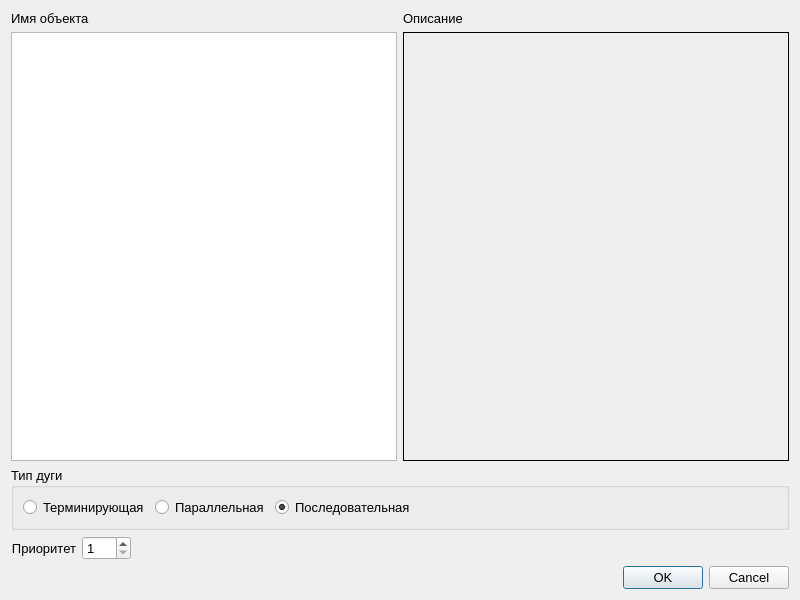
<?xml version="1.0" encoding="UTF-8"?>
<ui version="4.0">
 <class>ArcPropertyDialog</class>
 <widget class="QDialog" name="ArcPropertyDialog">
  <property name="windowModality">
   <enum>Qt::ApplicationModal</enum>
  </property>
  <property name="geometry">
   <rect>
    <x>0</x>
    <y>0</y>
    <width>800</width>
    <height>600</height>
   </rect>
  </property>
  <property name="minimumSize">
   <size>
    <width>400</width>
    <height>300</height>
   </size>
  </property>
  <property name="maximumSize">
   <size>
    <width>800</width>
    <height>600</height>
   </size>
  </property>
  <property name="font">
   <font>
    <pointsize>10</pointsize>
    <kerning>true</kerning>
   </font>
  </property>
  <property name="windowTitle">
   <string>Свойства дуги</string>
  </property>
  <property name="windowIcon">
   <iconset resource="../../resources.qrc">
    <normaloff>:/images/G.png</normaloff>:/images/G.png</iconset>
  </property>
  <property name="modal">
   <bool>true</bool>
  </property>
  <layout class="QVBoxLayout" name="verticalLayout">
   <item>
    <layout class="QGridLayout" name="gridLayout" columnstretch="50,50">
     <item row="0" column="0">
      <widget class="QLabel" name="label">
       <property name="font">
        <font>
         <pointsize>10</pointsize>
        </font>
       </property>
       <property name="text">
        <string>Имя объекта</string>
       </property>
      </widget>
     </item>
     <item row="0" column="1">
      <widget class="QLabel" name="label_2">
       <property name="text">
        <string>Описание</string>
       </property>
      </widget>
     </item>
     <item row="1" column="0">
      <widget class="QListWidget" name="predicateList">
       <property name="sizePolicy">
        <sizepolicy hsizetype="Expanding" vsizetype="Expanding">
         <horstretch>0</horstretch>
         <verstretch>0</verstretch>
        </sizepolicy>
       </property>
       <property name="layoutMode">
        <enum>QListView::Batched</enum>
       </property>
      </widget>
     </item>
     <item row="1" column="1">
      <widget class="QLabel" name="descriptionLbl">
       <property name="sizePolicy">
        <sizepolicy hsizetype="Expanding" vsizetype="Expanding">
         <horstretch>0</horstretch>
         <verstretch>0</verstretch>
        </sizepolicy>
       </property>
       <property name="frameShape">
        <enum>QFrame::Box</enum>
       </property>
       <property name="text">
        <string/>
       </property>
       <property name="textFormat">
        <enum>Qt::PlainText</enum>
       </property>
       <property name="alignment">
        <set>Qt::AlignLeading|Qt::AlignLeft|Qt::AlignTop</set>
       </property>
       <property name="wordWrap">
        <bool>true</bool>
       </property>
       <property name="textInteractionFlags">
        <set>Qt::NoTextInteraction</set>
       </property>
      </widget>
     </item>
    </layout>
   </item>
   <item>
    <widget class="QGroupBox" name="groupBox">
     <property name="title">
      <string>Тип дуги</string>
     </property>
     <property name="flat">
      <bool>false</bool>
     </property>
     <layout class="QHBoxLayout" name="horizontalLayout">
      <item>
       <widget class="QRadioButton" name="terminateRadioBtn">
        <property name="text">
         <string>Терминирующая</string>
        </property>
       </widget>
      </item>
      <item>
       <widget class="QRadioButton" name="parallelRadioBtn">
        <property name="text">
         <string>Параллельная</string>
        </property>
       </widget>
      </item>
      <item>
       <widget class="QRadioButton" name="serialRadioBtn">
        <property name="text">
         <string>Последовательная</string>
        </property>
        <property name="checked">
         <bool>true</bool>
        </property>
       </widget>
      </item>
      <item>
       <spacer name="horizontalSpacer_2">
        <property name="orientation">
         <enum>Qt::Horizontal</enum>
        </property>
        <property name="sizeHint" stdset="0">
         <size>
          <width>40</width>
          <height>20</height>
         </size>
        </property>
       </spacer>
      </item>
     </layout>
    </widget>
   </item>
   <item>
    <layout class="QHBoxLayout" name="horizontalLayout_2">
     <item>
      <widget class="QLabel" name="lblHeight">
       <property name="text">
        <string>Приоритет</string>
       </property>
       <property name="alignment">
        <set>Qt::AlignRight|Qt::AlignTrailing|Qt::AlignVCenter</set>
       </property>
      </widget>
     </item>
     <item>
      <widget class="QSpinBox" name="prioritySpnBox">
       <property name="minimum">
        <number>1</number>
       </property>
       <property name="maximum">
        <number>150</number>
       </property>
       <property name="singleStep">
        <number>1</number>
       </property>
      </widget>
     </item>
     <item>
      <spacer name="horizontalSpacer">
       <property name="orientation">
        <enum>Qt::Horizontal</enum>
       </property>
       <property name="sizeHint" stdset="0">
        <size>
         <width>40</width>
         <height>20</height>
        </size>
       </property>
      </spacer>
     </item>
    </layout>
   </item>
   <item>
    <widget class="QDialogButtonBox" name="buttonBox">
     <property name="orientation">
      <enum>Qt::Horizontal</enum>
     </property>
     <property name="standardButtons">
      <set>QDialogButtonBox::Cancel|QDialogButtonBox::Ok</set>
     </property>
    </widget>
   </item>
  </layout>
 </widget>
 <tabstops>
  <tabstop>predicateList</tabstop>
  <tabstop>terminateRadioBtn</tabstop>
  <tabstop>parallelRadioBtn</tabstop>
  <tabstop>serialRadioBtn</tabstop>
  <tabstop>prioritySpnBox</tabstop>
  <tabstop>buttonBox</tabstop>
 </tabstops>
 <resources>
  <include location="../../resources.qrc"/>
 </resources>
 <connections>
  <connection>
   <sender>buttonBox</sender>
   <signal>rejected()</signal>
   <receiver>ArcPropertyDialog</receiver>
   <slot>reject()</slot>
   <hints>
    <hint type="sourcelabel">
     <x>316</x>
     <y>260</y>
    </hint>
    <hint type="destinationlabel">
     <x>286</x>
     <y>274</y>
    </hint>
   </hints>
  </connection>
 </connections>
</ui>
